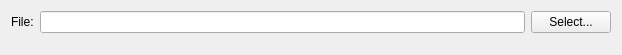
<?xml version="1.0" encoding="UTF-8"?>
<ui version="4.0">
 <class>Form</class>
 <widget class="QWidget" name="Form">
  <property name="geometry">
   <rect>
    <x>0</x>
    <y>0</y>
    <width>622</width>
    <height>55</height>
   </rect>
  </property>
  <property name="windowTitle">
   <string>Form</string>
  </property>
  <layout class="QGridLayout" name="gridLayout">
   <item row="1" column="0">
    <widget class="QLabel" name="label">
     <property name="text">
      <string>File:</string>
     </property>
    </widget>
   </item>
   <item row="1" column="1">
    <widget class="QLineEdit" name="filepathEdit">
     <property name="readOnly">
      <bool>false</bool>
     </property>
    </widget>
   </item>
   <item row="1" column="2">
    <widget class="QPushButton" name="fileSelectButton">
     <property name="text">
      <string>Select...</string>
     </property>
    </widget>
   </item>
   <item row="2" column="1">
    <spacer name="verticalSpacer">
     <property name="orientation">
      <enum>Qt::Vertical</enum>
     </property>
     <property name="sizeHint" stdset="0">
      <size>
       <width>20</width>
       <height>40</height>
      </size>
     </property>
    </spacer>
   </item>
  </layout>
 </widget>
 <resources/>
 <connections/>
</ui>
